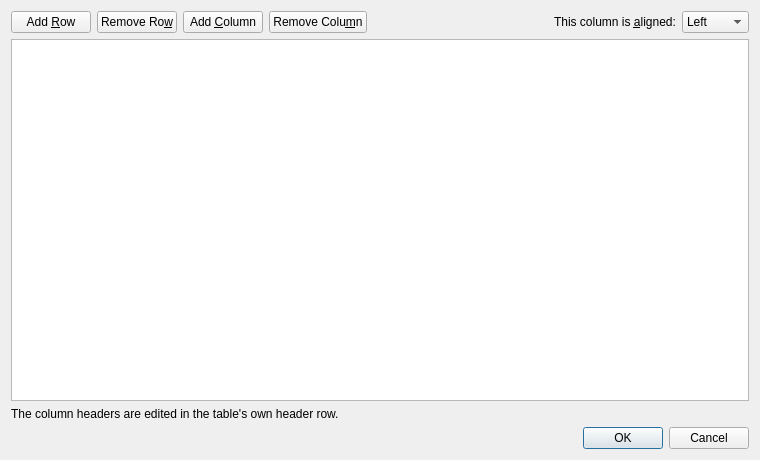
<?xml version="1.0" encoding="UTF-8"?>
<ui version="4.0">
 <class>TableDialog</class>
 <widget class="QDialog" name="TableDialog">
  <property name="geometry">
   <rect>
    <x>0</x>
    <y>0</y>
    <width>760</width>
    <height>460</height>
   </rect>
  </property>
  <property name="windowTitle">
   <string>Insert Table</string>
  </property>
  <layout class="QVBoxLayout" name="rootLayout">
   <item>
    <layout class="QHBoxLayout" name="controlsLayout">
     <item>
      <widget class="QPushButton" name="addRowButton">
       <property name="text">
        <string>Add &amp;Row</string>
       </property>
      </widget>
     </item>
     <item>
      <widget class="QPushButton" name="removeRowButton">
       <property name="text">
        <string>Remove Ro&amp;w</string>
       </property>
      </widget>
     </item>
     <item>
      <widget class="QPushButton" name="addColumnButton">
       <property name="text">
        <string>Add &amp;Column</string>
       </property>
      </widget>
     </item>
     <item>
      <widget class="QPushButton" name="removeColumnButton">
       <property name="text">
        <string>Remove Colu&amp;mn</string>
       </property>
      </widget>
     </item>
     <item>
      <spacer name="controlsSpacer">
       <property name="orientation">
        <enum>Qt::Horizontal</enum>
       </property>
       <property name="sizeHint" stdset="0">
        <size>
         <width>20</width>
         <height>20</height>
        </size>
       </property>
      </spacer>
     </item>
     <item>
      <widget class="QLabel" name="alignmentLabel">
       <property name="text">
        <string>This column is &amp;aligned:</string>
       </property>
       <property name="buddy">
        <cstring>alignmentCombo</cstring>
       </property>
      </widget>
     </item>
     <item>
      <widget class="QComboBox" name="alignmentCombo">
       <item>
        <property name="text">
         <string>Left</string>
        </property>
       </item>
       <item>
        <property name="text">
         <string>Center</string>
        </property>
       </item>
       <item>
        <property name="text">
         <string>Right</string>
        </property>
       </item>
      </widget>
     </item>
    </layout>
   </item>
   <item>
    <widget class="QTableWidget" name="grid">
     <property name="alternatingRowColors">
      <bool>true</bool>
     </property>
     <property name="selectionMode">
      <enum>QAbstractItemView::SingleSelection</enum>
     </property>
    </widget>
   </item>
   <item>
    <widget class="QLabel" name="hintLabel">
     <property name="text">
      <string>The column headers are edited in the table's own header row.</string>
     </property>
    </widget>
   </item>
   <item>
    <widget class="QDialogButtonBox" name="buttonBox">
     <property name="orientation">
      <enum>Qt::Horizontal</enum>
     </property>
     <property name="standardButtons">
      <set>QDialogButtonBox::Cancel|QDialogButtonBox::Ok</set>
     </property>
    </widget>
   </item>
  </layout>
 </widget>
 <resources/>
 <connections/>
</ui>
